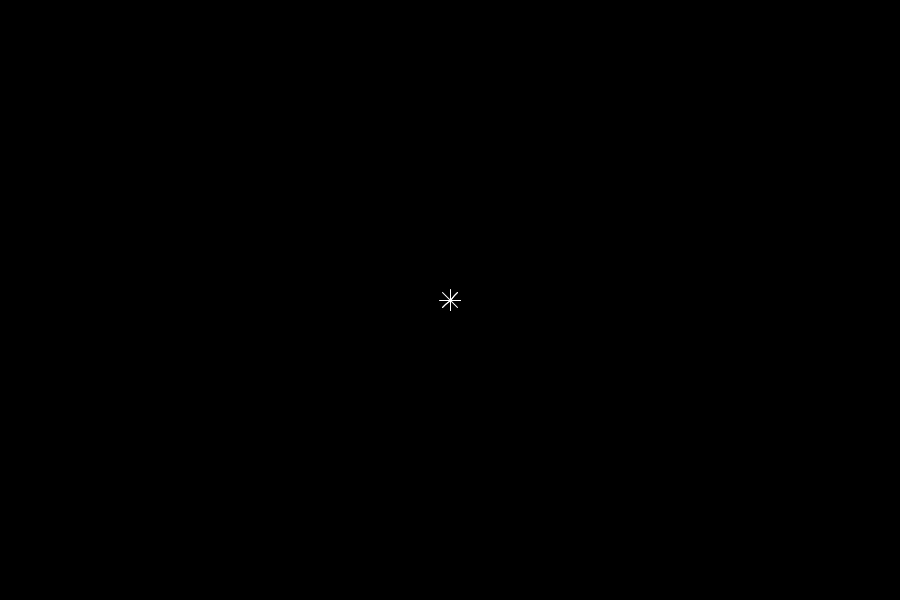
Frame 1 (no input)
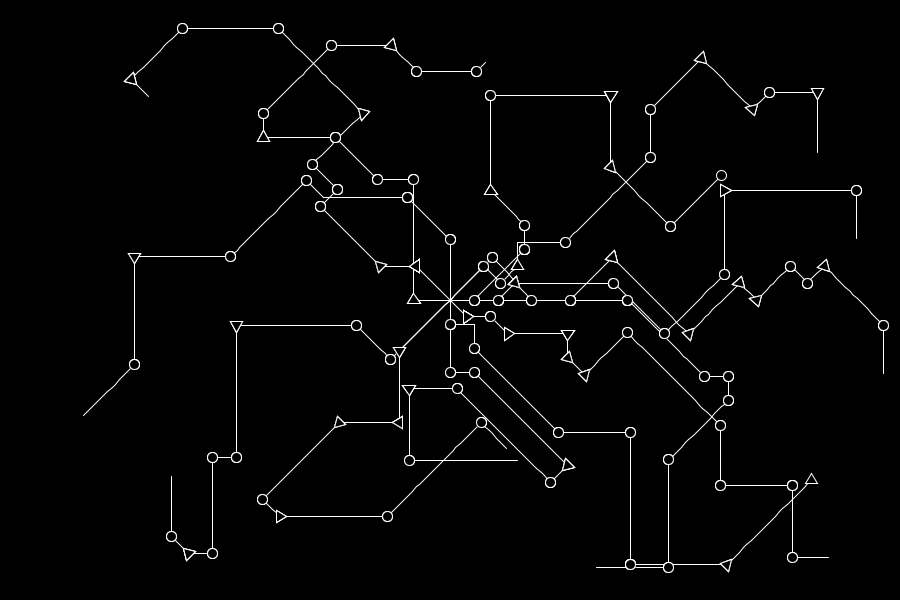
Frame 60 (the mouse pressed at the canvas centre just before this capture)
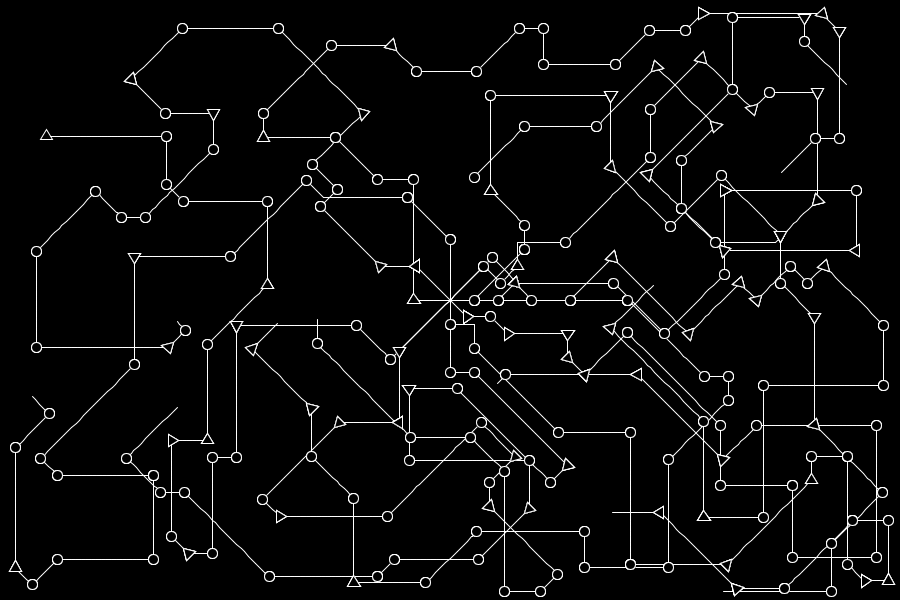
Frame 120 (the mouse held since frame 60 and released just before this capture)

The Processing sketch that drew these frames (run headless with seeded random() and noise(); from frame 60 on, the mouse is pressed at the canvas centre):

// Processing sketch: random_walker
// ── random_walker.pde
// Random walker: white lines on black, forms black inside and over the lines.
// R starts over.

Walker walker = new Walker();

void setup() {
  size(900, 600);
  walker.reset();
}

void draw() {
  // speed, walkers, diagonals, triangles
  walker.draw(0.4, 0.5, 0.5, 0.3);
}

void keyPressed() {
  if (key == 'r') walker.reset();
}

class Walker {
  int count = 24;
  float[] x;
  float[] y;
  int[] heading; // in 45 degree steps, 0 is east, turning clockwise
  float[] togo; // what is left of the run, in pixels
  float cell = 12; // a run is a few of these
  float mark = 5; // the radius of what a turn leaves
  float sharp = 0.5; // how hard a crowded way is avoided
  int cols;
  int rows;
  float[] ink; // per cell, the length of line drawn in it, in cells
  int maxForms = 6000;
  int forms;
  float[] formX;
  float[] formY;
  float[] formA;
  int[] formTriangle; // 1 for a triangle, 0 for a ring
  int[] formNext; // the next form in the same cell, -1 for none
  int[] firstForm; // per cell, its first form, -1 for none
  int[] formsHere; // per cell, how many

  void reset() {
    background(0);
    cols = ceil(width / cell);
    rows = ceil(height / cell);
    ink = new float[cols * rows];
    firstForm = new int[cols * rows];
    formsHere = new int[cols * rows];
    for (int c = 0; c < cols * rows; c++) {
      firstForm[c] = -1;
    }
    forms = 0;
    formX = new float[maxForms];
    formY = new float[maxForms];
    formA = new float[maxForms];
    formTriangle = new int[maxForms];
    formNext = new int[maxForms];
    x = new float[count];
    y = new float[count];
    heading = new int[count];
    togo = new float[count];
    for (int i = 0; i < count; i++) {
      x[i] = width / 2;
      y[i] = height / 2;
      heading[i] = int(random(8));
      togo[i] = run();
    }
  }

  float run() {
    return cell * int(random(2, 12));
  }

  int at(float px, float py) {
    return constrain(int(py / cell), 0, rows - 1) * cols + constrain(int(px / cell), 0, cols - 1);
  }

  boolean inside(float px, float py) {
    float m = mark * 1.5;
    return px > m && px < width - m && py > m && py < height - m;
  }

  // What is down around a point: the line in its cell and in the ones next
  // to it, and each form there.
  float crowd(float px, float py) {
    int cx = int(px / cell);
    int cy = int(py / cell);
    if (px < 0 || py < 0 || cx >= cols || cy >= rows) return 2;
    float sum = 0;
    for (int dy = -1; dy <= 1; dy++) {
      for (int dx = -1; dx <= 1; dx++) {
        int ax = cx + dx;
        int ay = cy + dy;
        if (ax < 0 || ay < 0 || ax >= cols || ay >= rows) continue;
        int c = ay * cols + ax;
        sum += min(ink[c], 2) * (dx == 0 && dy == 0 ? 1 : 0.4) + 2 * formsHere[c];
      }
    }
    return sum;
  }

  // How crowded the way is ahead, going heading h from where walker i is.
  float ahead(int i, int h) {
    float a = h * QUARTER_PI;
    float sum = 0;
    for (int k = 2; k <= 9; k++) {
      sum += crowd(x[i] + cos(a) * cell * k, y[i] + sin(a) * cell * k);
    }
    return sum;
  }

  // How many forms have their centre between lo and hi from a point.
  int formsBetween(float px, float py, float lo, float hi) {
    int cx = max(int(px / cell), 0);
    int cy = max(int(py / cell), 0);
    int r = ceil(hi / cell);
    int found = 0;
    for (int ay = max(cy - r, 0); ay <= min(cy + r, rows - 1); ay++) {
      for (int ax = max(cx - r, 0); ax <= min(cx + r, cols - 1); ax++) {
        for (int f = firstForm[ay * cols + ax]; f >= 0; f = formNext[f]) {
          float away = dist(px, py, formX[f], formY[f]);
          if (away >= lo && away < hi) found++;
        }
      }
    }
    return found;
  }

  // An index chosen by weight, -1 when nothing has any.
  int pick(float[] w) {
    float total = 0;
    for (int k = 0; k < w.length; k++) {
      total += w[k];
    }
    if (total <= 0) return -1;
    float r = random(total);
    for (int k = 0; k < w.length; k++) {
      r -= w[k];
      if (r < 0) return k;
    }
    return w.length - 1;
  }

  // Two to eleven cells, the ones that end by a form likelier, none that end on one.
  float runFrom(float px, float py, float a) {
    float[] w = new float[10];
    for (int n = 2; n <= 11; n++) {
      float ex = px + cos(a) * cell * n;
      float ey = py + sin(a) * cell * n;
      if (!inside(ex, ey)) continue;
      w[n - 2] = formsBetween(ex, ey, 0, mark * 3) > 0 ? 0.1 : formsBetween(ex, ey, mark * 3, cell * 4) > 0 ? 5 : 1;
    }
    int which = pick(w);
    return which < 0 ? cell * 2 : cell * (which + 2);
  }

  void drawForm(int f) {
    fill(0);
    if (formTriangle[f] == 1) {
      float r = mark * 1.4;
      float a = formA[f];
      triangle(formX[f] + cos(a) * r, formY[f] + sin(a) * r,
          formX[f] + cos(a + TWO_PI / 3) * r, formY[f] + sin(a + TWO_PI / 3) * r,
          formX[f] + cos(a - TWO_PI / 3) * r, formY[f] + sin(a - TWO_PI / 3) * r);
    } else {
      ellipse(formX[f], formY[f], mark * 2, mark * 2);
    }
    noFill();
  }

  // The forms near a point are drawn again, over the line that just ran there.
  void cover(float px, float py) {
    int cx = int(px / cell);
    int cy = int(py / cell);
    for (int ay = max(cy - 1, 0); ay <= min(cy + 1, rows - 1); ay++) {
      for (int ax = max(cx - 1, 0); ax <= min(cx + 1, cols - 1); ax++) {
        for (int f = firstForm[ay * cols + ax]; f >= 0; f = formNext[f]) {
          if (dist(px, py, formX[f], formY[f]) < mark * 2.4) drawForm(f);
        }
      }
    }
  }

  void draw(float speed, float walkers, float diagonals, float triangles) {
    int n = round(lerp(1, count, walkers));
    float pace = lerp(1, 24, speed);
    stroke(255);
    strokeWeight(1);
    noFill();
    for (int i = 0; i < n; i++) {
      float todo = pace;
      for (int guard = 0; todo > 0 && guard < 64; guard++) {
        float d = min(min(todo, togo[i]), cell / 2);
        float a = heading[i] * QUARTER_PI;
        float nx = x[i] + cos(a) * d;
        float ny = y[i] + sin(a) * d;
        if (!inside(nx, ny)) {
          turn(i, diagonals, triangles, true);
          continue;
        }
        line(x[i], y[i], nx, ny);
        ink[at((x[i] + nx) / 2, (y[i] + ny) / 2)] += d / cell;
        cover((x[i] + nx) / 2, (y[i] + ny) / 2);
        x[i] = nx;
        y[i] = ny;
        togo[i] -= d;
        todo -= d;
        if (togo[i] < 0.001) turn(i, diagonals, triangles, false);
      }
    }
  }

  // By 90 degrees or by 45, to the left or the right, the way with the most
  // room likelier. At a wall, towards somewhere that is not one.
  void turn(int i, float diagonals, float triangles, boolean wall) {
    int[] turns = {1, -1, 2, -2, 3, -3, 4};
    float[] w = new float[7];
    float[] room = new float[7];
    float least = 1e9;
    for (int t = 0; t < 7; t++) {
      int by = abs(turns[t]);
      if (by > 2 && !wall) continue;
      int h = (heading[i] + turns[t] + 8) % 8;
      float a = h * QUARTER_PI;
      if (!inside(x[i] + cos(a) * cell * 2, y[i] + sin(a) * cell * 2)) continue;
      room[t] = ahead(i, h);
      w[t] = by == 1 ? diagonals : by == 2 ? 1 - diagonals : by == 3 ? 0.15 : 0.05;
      if (w[t] > 0) least = min(least, room[t]);
    }
    for (int t = 0; t < 7; t++) {
      if (w[t] > 0) w[t] *= exp(-sharp * (room[t] - least));
    }
    int which = pick(w);
    if (which < 0 && !wall) {
      turn(i, diagonals, triangles, true);
      return;
    }
    int next;
    if (which >= 0) {
      next = (heading[i] + turns[which] + 8) % 8;
    } else {
      // Cornered: back towards the middle.
      float toMiddle = atan2(height / 2.0 - y[i], width / 2.0 - x[i]);
      next = (round(toMiddle / QUARTER_PI) + 8) % 8;
    }
    heading[i] = next;
    float a = next * QUARTER_PI;
    togo[i] = runFrom(x[i], y[i], a);

    // A form is here already, or there is no room for another.
    if (formsBetween(x[i], y[i], 0, mark * 2) > 0 || forms >= maxForms) return;
    int f = forms;
    forms++;
    int c = at(x[i], y[i]);
    formX[f] = x[i];
    formY[f] = y[i];
    formA[f] = a;
    formTriangle[f] = random(1) < triangles ? 1 : 0;
    formNext[f] = firstForm[c];
    firstForm[c] = f;
    formsHere[c]++;
    drawForm(f);
  }
}
